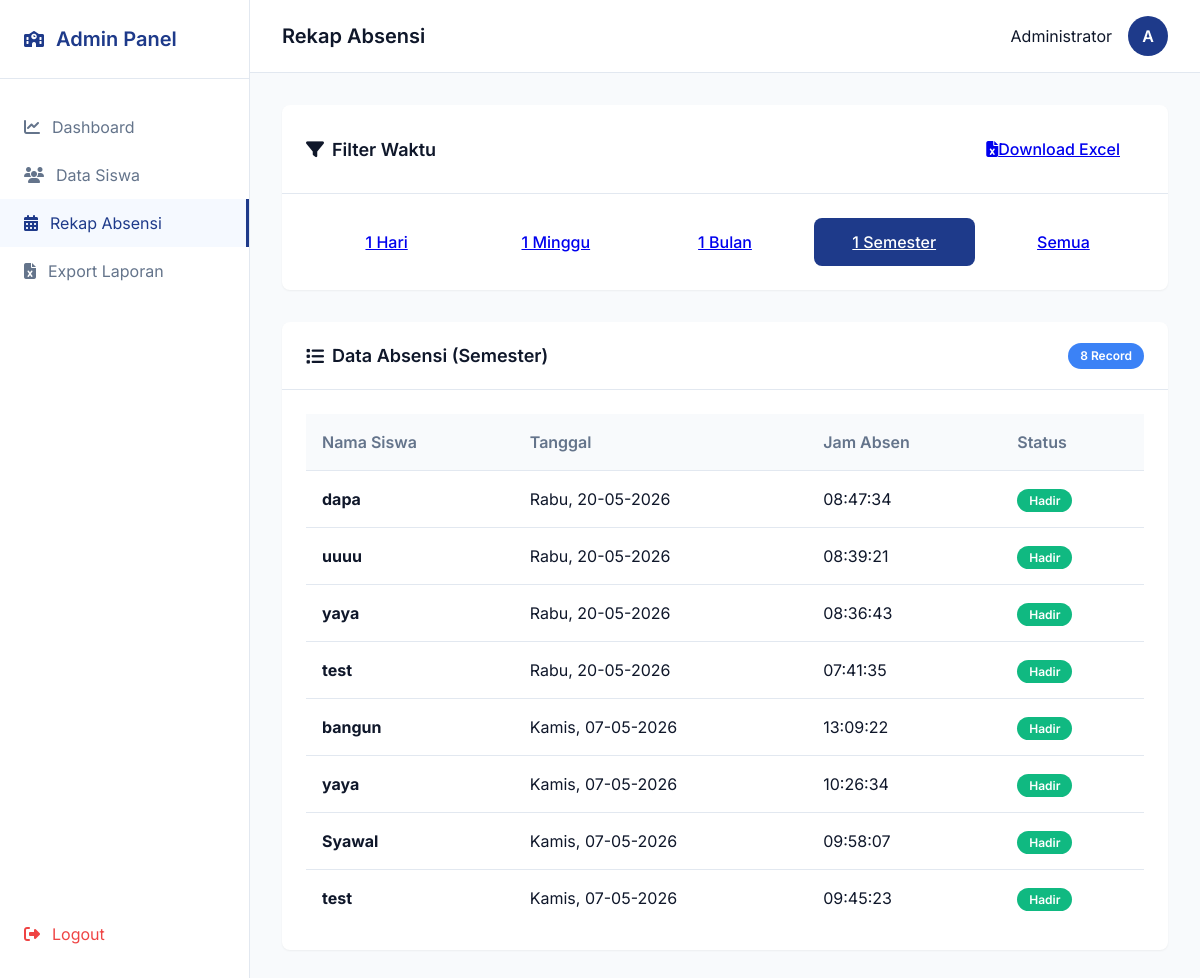
The page /admin/rekap?filter=semester (signed in) on the database as committed earlier.
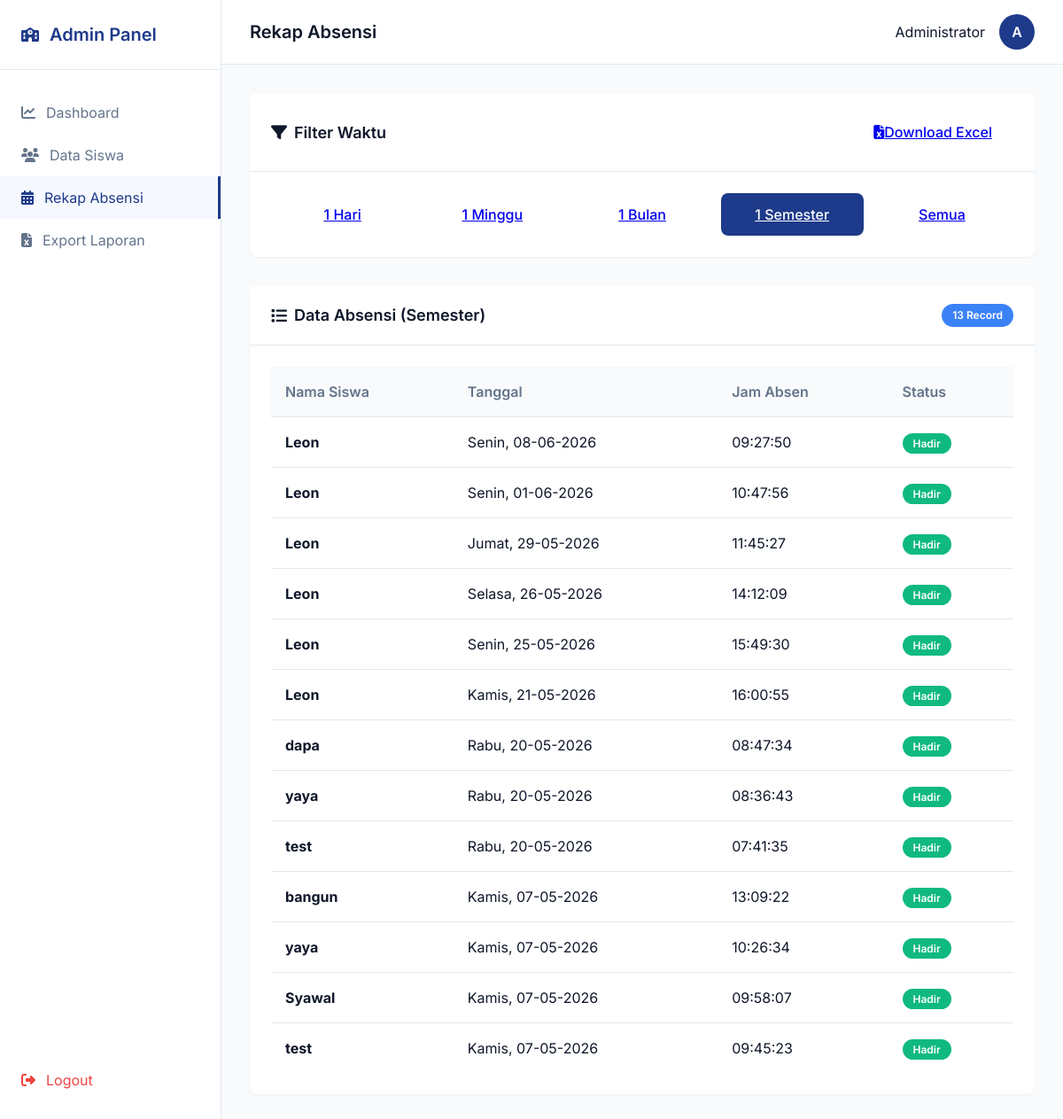
The same page on the database as committed later.
### models/user.py (models this page shows)
class User(UserMixin, db.Model):
    __tablename__ = 'users'
    id = db.Column(db.Integer, primary_key=True)
    name = db.Column(db.String(100), nullable=False)
    email = db.Column(db.String(120), unique=True, nullable=False)
    password = db.Column(db.String(128), nullable=False)
    role = db.Column(db.String(20), nullable=False, default='user') # 'admin' or 'user'
    attendances = db.relationship('Attendance', backref='user', lazy=True)

### models/attendance.py (models this page shows)
class Attendance(db.Model):
    __tablename__ = 'attendances'
    id = db.Column(db.Integer, primary_key=True)
    user_id = db.Column(db.Integer, db.ForeignKey('users.id'), nullable=False)
    tanggal = db.Column(db.Date, nullable=False)
    jam_absen = db.Column(db.Time, nullable=False)
    ip_address = db.Column(db.String(50), nullable=False)
    device_id = db.Column(db.String(255), nullable=False)
    browser_info = db.Column(db.String(255), nullable=False)
    session_token = db.Column(db.String(255), nullable=False)
    qr_token = db.Column(db.String(500), nullable=False)
    status_absen = db.Column(db.String(20), nullable=False, default='Hadir')
    created_at = db.Column(db.DateTime, default=get_wib_now)
    __table_args__ = (
        UniqueConstraint('user_id', 'tanggal', name='_user_tanggal_uc'),
        UniqueConstraint('device_id', 'tanggal', name='_device_tanggal_uc'),
    )

### routes/admin.py (the view)
@admin_bp.route('/rekap')
@login_required
@admin_required
def rekap():
    filter_type = request.args.get('filter', 'hari')
    if filter_type not in ['hari', 'minggu', 'bulan', 'semester', 'semua']:
        filter_type = 'hari'
    attendances = get_filtered_attendances(filter_type)
    return render_template('admin/rekap.html', attendances=attendances, active_filter=filter_type, HARI_INDO=HARI_INDO)

### models/__init__.py (called while the page is built)
def get_wib_now():
    tz = pytz.timezone('Asia/Jakarta')
    return datetime.now(tz)

### templates/admin/rekap.html (shortened to what this page needs)
{% extends 'base.html' %}
{% block content %}
<div class="admin-layout">
    <aside class="sidebar">
        <div class="sidebar-header">
            <i class="fas fa-school"></i>
            <h2>Admin Panel</h2>
        </div>
        <nav class="sidebar-nav">
            <a href="{{ url_for('admin.dashboard') }}"><i class="fas fa-chart-line"></i> Dashboard</a>
            <a href="{{ url_for('admin.users') }}"><i class="fas fa-users"></i> Data Siswa</a>
            <a href="{{ url_for('admin.rekap') }}" class="active"><i class="fas fa-calendar-alt"></i> Rekap Absensi</a>
            <a href="{{ url_for('admin.export_excel') }}"><i class="fas fa-file-excel"></i> Export Laporan</a>
            <a href="{{ url_for('auth.logout') }}" class="logout-link"><i class="fas fa-sign-out-alt"></i> Logout</a>
        </nav>
    </aside>
    <main class="main-content">
        <header class="topbar">
            <h1>Rekap Absensi</h1>
            <div class="user-profile">
                <span>{{ current_user.name }}</span>
                <div class="avatar">{{ current_user.name[0] }}</div>
            </div>
        </header>
        <div class="dashboard-content" style="grid-template-columns: 1fr;">
            <div class="card mb-4">
                <div class="card-header" style="display: flex; justify-content: space-between; align-items: center; flex-wrap: wrap; gap: 1rem;">
                    <h2><i class="fas fa-filter"></i> Filter Waktu</h2>
                    <a href="{{ url_for('admin.export_excel', filter=active_filter) }}" class="btn btn-success"><i class="fas fa-file-excel mr-2"></i> Download Excel</a>
                </div>
                <div class="card-body">
                    <div style="display: flex; gap: 0.5rem; flex-wrap: wrap;">
                        <a href="{{ url_for('admin.rekap', filter='hari') }}" class="btn {{ 'btn-primary' if active_filter == 'hari' else 'btn-secondary' }}" style="flex: 1; min-width: 100px; text-align: center;">1 Hari</a>
                        <a href="{{ url_for('admin.rekap', filter='minggu') }}" class="btn {{ 'btn-primary' if active_filter == 'minggu' else 'btn-secondary' }}" style="flex: 1; min-width: 100px; text-align: center;">1 Minggu</a>
                        <a href="{{ url_for('admin.rekap', filter='bulan') }}" class="btn {{ 'btn-primary' if active_filter == 'bulan' else 'btn-secondary' }}" style="flex: 1; min-width: 100px; text-align: center;">1 Bulan</a>
                        <a href="{{ url_for('admin.rekap', filter='semester') }}" class="btn {{ 'btn-primary' if active_filter == 'semester' else 'btn-secondary' }}" style="flex: 1; min-width: 100px; text-align: center;">1 Semester</a>
                        <a href="{{ url_for('admin.rekap', filter='semua') }}" class="btn {{ 'btn-primary' if active_filter == 'semua' else 'btn-secondary' }}" style="flex: 1; min-width: 100px; text-align: center;">Semua</a>
                    </div>
                </div>
            </div>
            <div class="card">
                <div class="card-header">
                    <h2><i class="fas fa-list"></i> Data Absensi ({{ active_filter | capitalize }})</h2>
                    <span class="badge" style="background:var(--primary-light);color:white">{{ attendances|length }} Record</span>
                </div>
                <div class="card-body">
                    <div class="table-responsive">
                        <table class="table">
                            <thead>
                                <tr>
                                    <th>Nama Siswa</th>
                                    <th>Tanggal</th>
                                    <th>Jam Absen</th>
                                    <th>Status</th>
                                </tr>
                            </thead>
                            <tbody>
                                {% for a in attendances %}
                                <tr>
                                    <td><strong>{{ a.user.name }}</strong></td>
                                    <td>{{ HARI_INDO[a.tanggal.weekday()] }}, {{ a.tanggal.strftime('%d-%m-%Y') }}</td>
                                    <td>{{ a.jam_absen.strftime('%H:%M:%S') }}</td>
                                    <td>
                                        <span class="badge" style="background: var(--success); color: white;">
                                            {{ a.status_absen }}
                                        </span>
                                    </td>
                                </tr>
                                {% else %}
                                <tr>
                                    <td colspan="4" class="text-center text-muted">Tidak ada data absensi untuk rentang waktu ini.</td>
                                </tr>
                                {% endfor %}
                            </tbody>
                        </table>
                    </div>
                </div>
            </div>
        </div>
    </main>
</div>
{% endblock %}

### templates/base.html (shortened to what this page needs)
<!DOCTYPE html>
<html lang="id">
<head>
    <link rel="stylesheet" href="{{ url_for('static', filename='css/style.css') }}">
    <link rel="stylesheet" href="https://cdnjs.cloudflare.com/ajax/libs/font-awesome/6.4.0/css/all.min.css">
</head>
<body>
    <div class="app-container">
        {% block content %}{% endblock %}
    </div>
</body>
</html>

### static/css/style.css (style rules this page uses)
:root { --primary: #1e3a8a; --primary-light: #3b82f6; --primary-dark: #1e40af; --secondary: #64748b; --success: #10b981; --danger: #ef4444; --warning: #f59e0b; --bg-light: #f8fafc; --bg-white: #ffffff; --text-dark: #0f172a; --text-muted: #64748b; --border: #e2e8f0; --shadow-sm: 0 1px 2px 0 rgba(0, 0, 0, 0.05); --shadow-md: 0 4px 6px -1px rgba(0, 0, 0, 0.1), 0 2px 4px -1px rgba(0, 0, 0, 0.06); --shadow-lg: 0 10px 15px -3px rgba(0, 0, 0, 0.1), 0 4px 6px -2px rgba(0, 0, 0, 0.05); --radius: 0.5rem; }
* { margin: 0; padding: 0; box-sizing: border-box; }
body { font-family: 'Inter', sans-serif; background-color: var(--bg-light); color: var(--text-dark); line-height: 1.5; }
.btn { display: inline-flex; align-items: center; justify-content: center; padding: 0.75rem 1.5rem; font-weight: 500; border-radius: var(--radius); border: none; cursor: pointer; transition: all 0.2s ease; font-size: 1rem; }
.btn-primary { background-color: var(--primary); color: white; }
.admin-layout { display: flex; min-height: 100vh; }
.sidebar { width: 250px; background: var(--bg-white); border-right: 1px solid var(--border); display: flex; flex-direction: column; }
.sidebar-header { padding: 1.5rem; display: flex; align-items: center; gap: 0.75rem; border-bottom: 1px solid var(--border); color: var(--primary); }
.sidebar-header h2 { font-size: 1.25rem; font-weight: 600; }
.sidebar-nav { padding: 1.5rem 0; display: flex; flex-direction: column; flex: 1; }
.sidebar-nav a { padding: 0.75rem 1.5rem; color: var(--text-muted); text-decoration: none; display: flex; align-items: center; gap: 0.75rem; transition: all 0.2s; }
.sidebar-nav a:hover, .sidebar-nav a.active { background: rgba(59, 130, 246, 0.05); color: var(--primary); border-right: 3px solid var(--primary); }
.logout-link { margin-top: auto; color: var(--danger) !important; }
.main-content { flex: 1; display: flex; flex-direction: column; }
.topbar { background: var(--bg-white); padding: 1rem 2rem; display: flex; justify-content: space-between; align-items: center; border-bottom: 1px solid var(--border); }
.topbar h1 { font-size: 1.25rem; font-weight: 600; }
.user-profile { display: flex; align-items: center; gap: 1rem; }
.avatar { width: 40px; height: 40px; background: var(--primary); color: white; border-radius: 50%; display: flex; align-items: center; justify-content: center; font-weight: 600; }
.dashboard-content { padding: 2rem; display: grid; grid-template-columns: 1fr; gap: 2rem; }
@media (min-width: 992px) { .dashboard-content { grid-template-columns: 1fr 2fr; } }
.card { background: var(--bg-white); border-radius: var(--radius); box-shadow: var(--shadow-sm); overflow: hidden; }
.card-header { padding: 1.25rem 1.5rem; border-bottom: 1px solid var(--border); display: flex; justify-content: space-between; align-items: center; }
.card-header h2 { font-size: 1.125rem; font-weight: 600; display: flex; align-items: center; gap: 0.5rem; }
.card-body { padding: 1.5rem; }
.badge { background: rgba(59, 130, 246, 0.1); color: var(--primary); padding: 0.25rem 0.75rem; border-radius: 999px; font-size: 0.75rem; font-weight: 600; }
.table { width: 100%; border-collapse: collapse; }
.table th, .table td { padding: 1rem; text-align: left; border-bottom: 1px solid var(--border); }
.table th { font-weight: 600; color: var(--text-muted); background: var(--bg-light); }
.table tr:last-child td { border-bottom: none; }

Rows that differ between the two databases and show on the page:
removed Attendance: user.name "uuuu", tanggal "Rabu", tanggal "20-05-2026", jam_absen "08:39:21", status_absen "Hadir"
added Attendance: user.name "Leon", tanggal "Senin", tanggal "08-06-2026", jam_absen "09:27:50", status_absen "Hadir"
added Attendance: user.name "Leon", tanggal "Senin", tanggal "01-06-2026", jam_absen "10:47:56", status_absen "Hadir"
added Attendance: user.name "Leon", tanggal "Jumat", tanggal "29-05-2026", jam_absen "11:45:27", status_absen "Hadir"
added Attendance: user.name "Leon", tanggal "Selasa", tanggal "26-05-2026", jam_absen "14:12:09", status_absen "Hadir"
added Attendance: user.name "Leon", tanggal "Senin", tanggal "25-05-2026", jam_absen "15:49:30", status_absen "Hadir"
added Attendance: user.name "Leon", tanggal "Kamis", tanggal "21-05-2026", jam_absen "16:00:55", status_absen "Hadir"
Other text that changed with them:
{{ attendances|length }}: "8" → "13"
